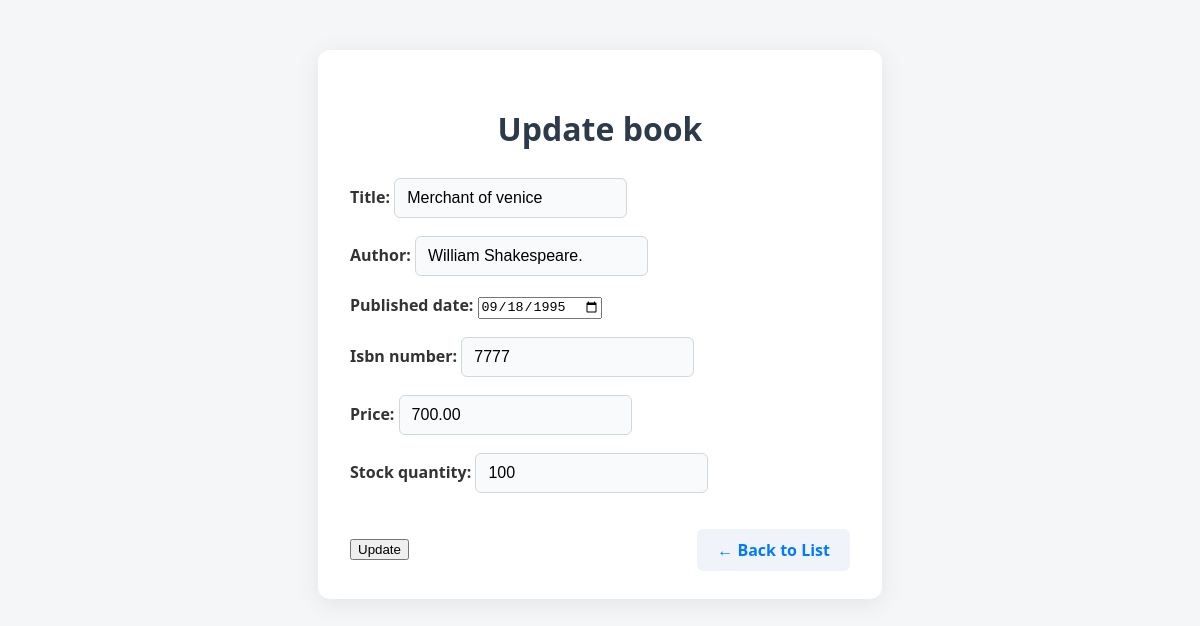
Screenshot of /book/4/ with the database file from the repository.
### bookstore_inventory/models.py (models this page shows, shortened)
class Books(models.Model):
    title = models.CharField(max_length=200)
    author = models.CharField(max_length=100)
    published_date = models.DateField()
    isbn_number = models.CharField(max_length=13, unique=True)
    price = models.DecimalField(max_digits=10, decimal_places=2)
    stock_quantity = models.IntegerField()

### bookstore_inventory/views.py (the view)
# urls.py: path('book/<int:books_id>/',views.update_book,name='update_book'),
def update_book(request, books_id):
    books = get_object_or_404(Books, id=books_id)
    if request.method == 'POST':
                form = BookForm(request.POST, instance=books)
                if form.is_valid():
                    form.save()
                    return redirect('book_list')
    else:
        form = BookForm(instance=books)
    return render(request, 'inventory/update.html', {'form': form,'form.instance.pk': True})

### bookstore_inventory/forms.py
class BookForm(forms.ModelForm):
    class Meta:
        model = Books
        fields = ['title', 'author', 'published_date', 'isbn_number', 'price', 'stock_quantity']
        widgets = {
            'published_date': forms.DateInput(attrs={'type': 'date'}),
            'price': forms.NumberInput(attrs={'step': '0.01'}),
            'stock_quantity': forms.NumberInput(attrs={'min': '0'}),
        }

### bookstore_inventory/templates/inventory/update.html (shortened to what this page needs)
<!DOCTYPE html>
<html lang="en">
<head>
</head>
<body>
    <div class="container">
        <h1>Update book</h1>
        <form method="post">
            {% for field in form %}
                <div>
                    {{ field.label_tag }}
                    {{ field }}
                </div>
            {% endfor %}
            <div class="form-actions">
                <button type="submit">{% if form.instance.pk %}Update{% else %}Save{% endif %}</button>
                    <a href="{% url 'book_list' %}" class="back-btn">← Back to List</a>
            </div>
        </form>
    </div>
</body>
</html>

### bookstore_inventory/templates/inventory/update.html (style rules this page uses)
body { font-family: 'Segoe UI', Tahoma, Geneva, Verdana, sans-serif; background: #f4f6f8; margin: 0; padding: 0; }
.container { max-width: 500px; margin: 50px auto; background: #fff; border-radius: 12px; box-shadow: 0 4px 24px rgba(0,0,0,0.08); padding: 36px 32px 28px 32px; }
h1 { text-align: center; color: #2d3a4b; margin-bottom: 28px; }
form { display: flex; flex-direction: column; gap: 18px; }
label { font-weight: 600; color: #333; margin-bottom: 6px; }
input[type="text"], input[type="number"] { padding: 10px 12px; border: 1px solid #cfd8dc; border-radius: 6px; font-size: 1em; background: #f9fafb; transition: border 0.2s; }
.form-actions { display: flex; justify-content: space-between; align-items: center; margin-top: 18px; }
.back-btn { background: #f0f4fa; color: #007bff; padding: 10px 20px; border: none; border-radius: 6px; text-decoration: none; font-weight: 600; transition: background 0.2s; }

### rows the page displays
Books: form "Merchant of venice" "William Shakespeare." "09/18/1995" "7777" "700.00" "100"

### other values shown
{{ field.label_tag }} "Title:" "Author:" "Published date:" "Isbn number:" "Price:" "Stock quantity:"
